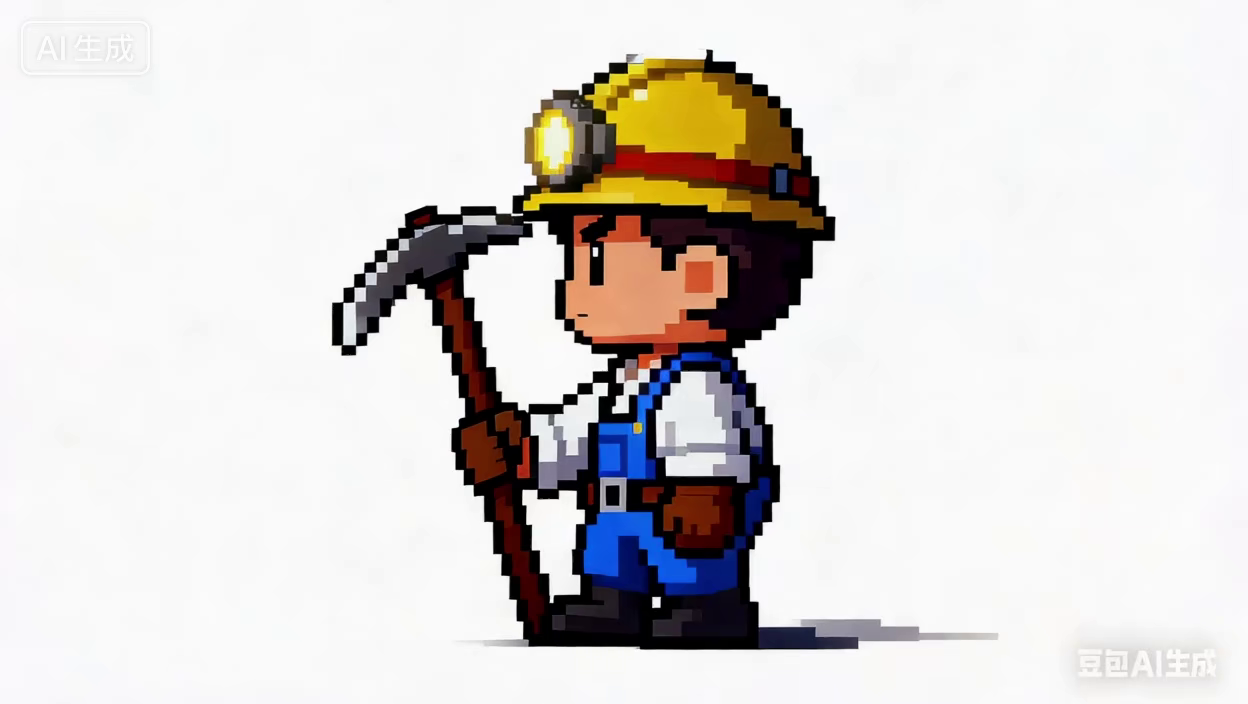
#> input picture frame 0 of input/input.mp4, 1248 x 704 px
$ python video_holder.py
#> lines starting #> are read from the running program, lines starting #| are printed output that depends on the picture
import os
import cv2
from typing import Union, Tuple


class VideoHolder:
    video = None
    video_path = None
    fps = None
    total_sec = None
    total_frame = None
    resize_ = None
    crop_ = None
    frame_origin_size = None
    decoded_frames = None

    def __init__(self, video_path):
        if not os.path.exists(video_path):
            raise FileNotFoundError(f"视频文件不存在：{video_path}")
        self.video_path = video_path
        self.open_video()

    def __del__(self):
        self.release()

    # public-----------------------------------------------------------
    def open_video(self):
        self.video = cv2.VideoCapture(self.video_path)
        if not self.video.isOpened():
            raise RuntimeError(f"无法打开视频：{self.video_path}")

        # init_video_info
        self.fps = self.video.get(cv2.CAP_PROP_FPS)
        self.total_frame = int(self.video.get(cv2.CAP_PROP_FRAME_COUNT))
        self.total_sec = self.total_frame / self.fps
        # init_frame_info
        self.video.set(cv2.CAP_PROP_POS_FRAMES, 0)
        ret, frame = self.video.read()
#> frame is the input picture: shape (704, 1248, 3); mean B, G, R 213.1, 215, 218.7
        self.video.set(cv2.CAP_PROP_POS_FRAMES, 0)
        self.frame_origin_size = frame.shape[:2]
#> self.frame_origin_size = (704, 1248)
#| frame_origin_size: (704, 1248)

    # [4 lines left out: function release, not called in this run]

    def decode(self):
        frames = {}
        self.video.set(cv2.CAP_PROP_POS_FRAMES, 0)
        for frame_index in range(self.total_frame):
            ret, frame = self.video.read()
            if not ret:
                print(f"警告：解码帧 {frame_index} 失败，跳过")
                continue
            frames[frame_index] = frame
#> this loop made 30 passes
#> pass 3, in decode, `ret, frame = self.video.read()`:
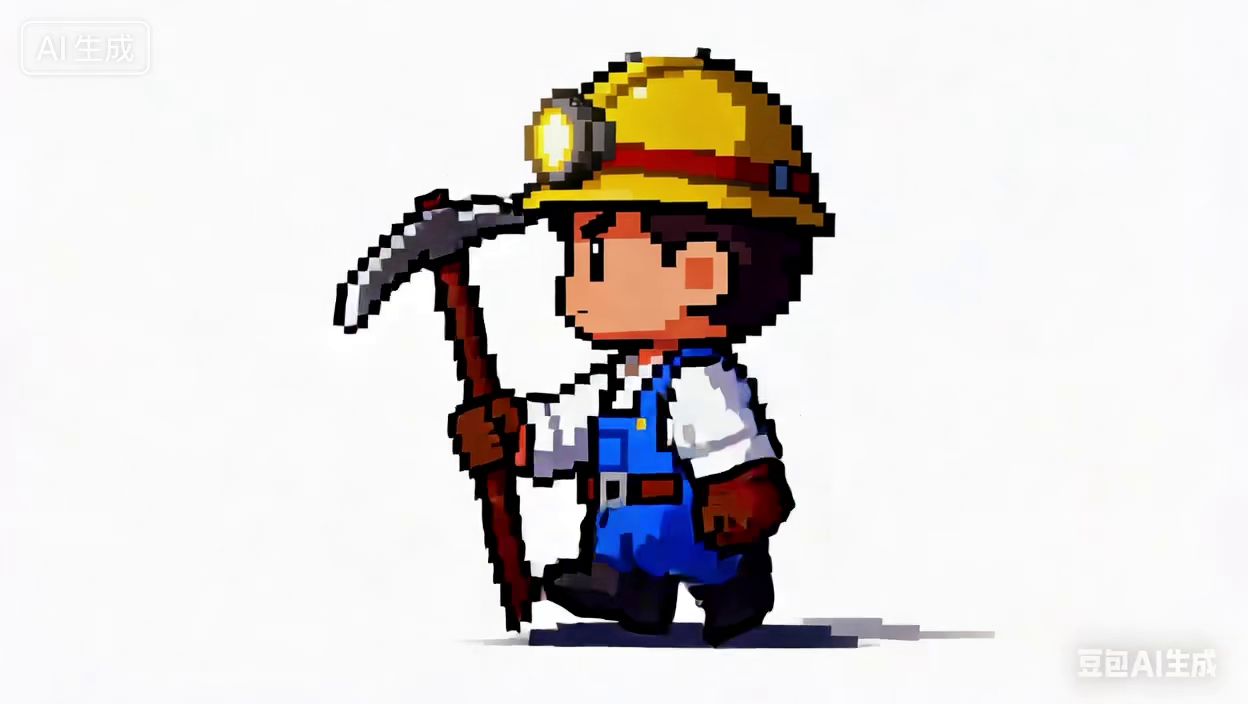
#> frame: shape (704, 1248, 3); mean B, G, R 213.7, 215, 219
#> after the loop, frames = 29 items
        self.decoded_frames = frames

    # [30 lines left out: functions get_frames_index_by_interval, get_frames_index_by_specify_num, not called in this run]

    def crop(self, crop_area=None):
        self.crop_ = crop_area

    def resize(self, size=None):
        self.resize_ = size

    # [81 lines left out: functions download_frames, get_start_end_frame_index, apply_resize, apply_crop, time_to_seconds, get_center_crop_region, not called in this run]

if __name__ == "__main__":

    video_path = "input/input.mp4"
    video_holder = VideoHolder(video_path)

    print(f"fps: {video_holder.fps}")
    print(f"total_sec: {video_holder.total_sec}")
    print(f"total_frame: {video_holder.total_frame}")
    print(f"frame_origin_size: {video_holder.frame_origin_size}")

    video_holder.decode()

    time = ("00:00:00", "00:00:05")

    video_holder.resize((640, 480))
    index_list = video_holder.get_frames_index_by_interval(time_segment=time, frame_interval=20)
    video_holder.download_frames(frame_index_list=index_list, output_dir="output/interval_clip", frame_prefix="interval_clip",frame_format="png")

    video_holder.resize()

    frame_shape = video_holder.frame_origin_size
    crop_region = get_center_crop_region(frame_shape, (800, 800))
    video_holder.crop(crop_region)

    index_list = video_holder.get_frames_index_by_specify_num(time_segment=time, num_frames=7)
    video_holder.download_frames(frame_index_list=index_list, output_dir = "output/specify_clip", frame_prefix = "specify_clip",frame_format="png")
